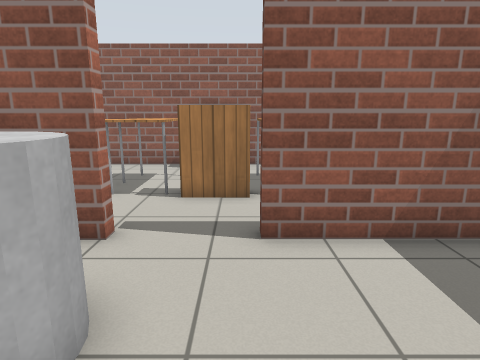
[1] (above)

15 first-person views from a walk through a robot-simulator world made for Gazebo. The camera is 1.1 m above the floor, tilts 12° down and sees 75° across. The floor is counted in squares, 0.5 m on a side. Each view is taken from the middle of a square. On the plan, view 1 faces up. The plan holds only what a view shows up to about 18 squares ahead; the rest is blank. Simple patterns stand in for the simulator's built-in surfaces.

[2]
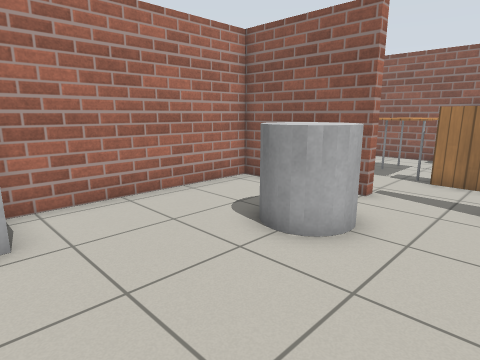

[3]
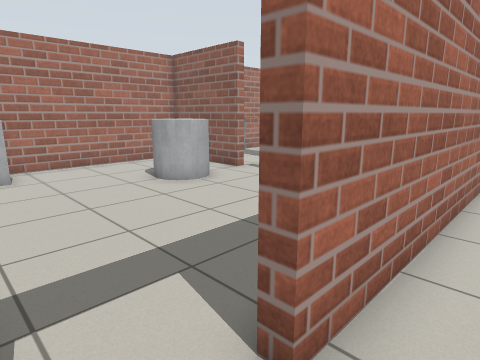

[4]
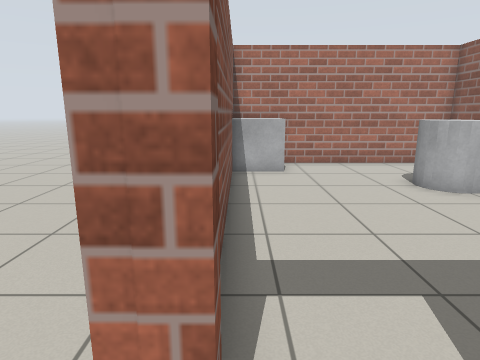

[5]
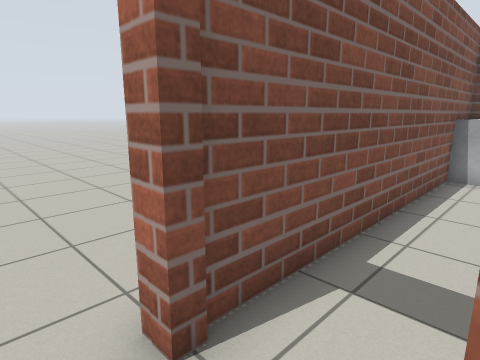

[6]
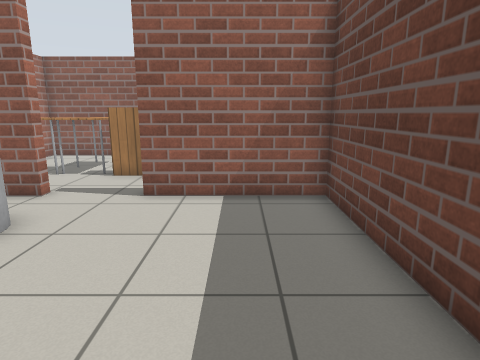

[7]
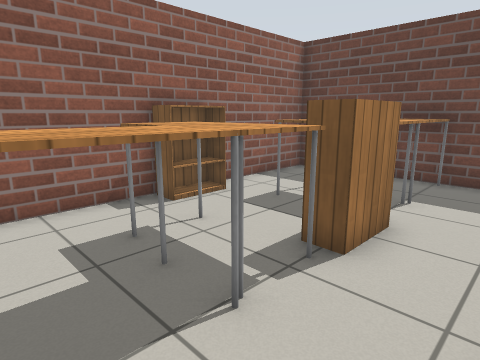

[8]
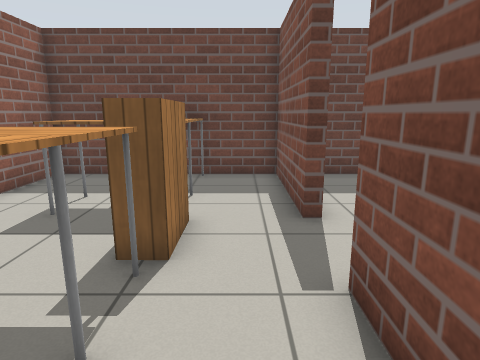

[9]
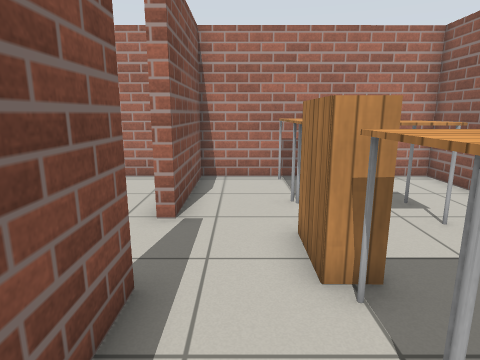

[10]
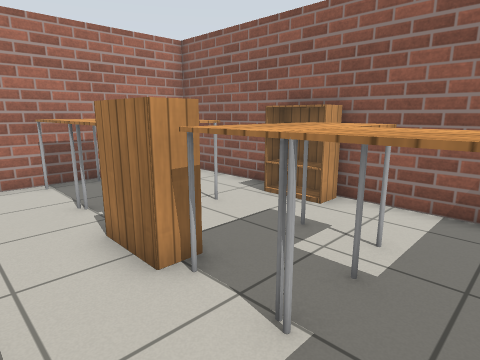

[11]
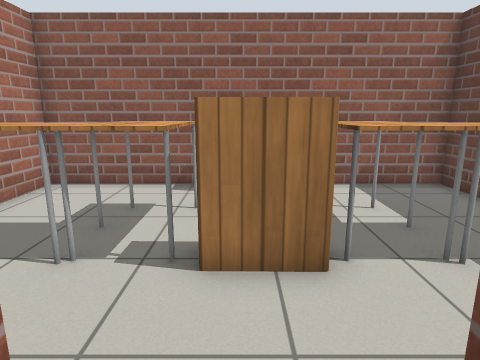

[12]
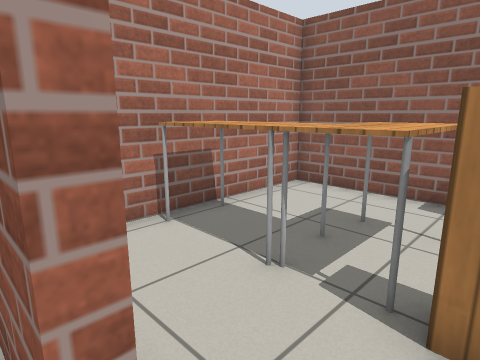

[13]
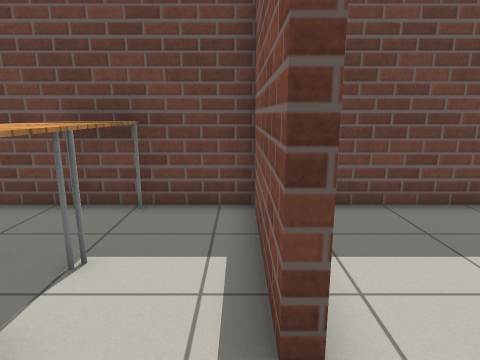

[14]
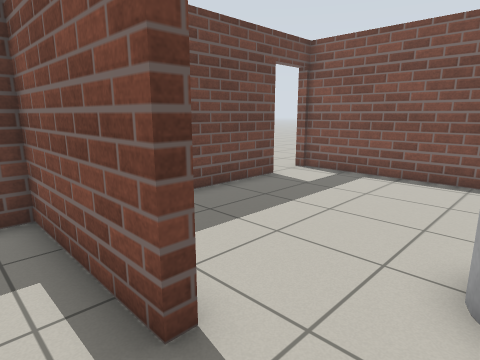

[15]
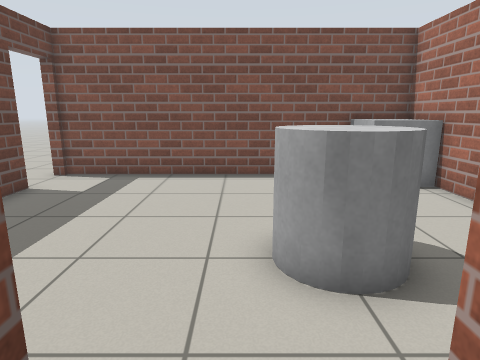

### Floor plan
Ten units are one square. View 1 is at (0, 0); x grows to the right and y downward. Boxes are objects, and circles mark ways between rooms. Rooms are numbered by the first view taken in them; rooms with no view inside come last. Other rooms are left out.
<svg viewBox="-75 -142 150 194">
<path fill="none" stroke="#000" d="M-24 -52 -70 -52 -70 43M-45 43 54 43M53 21 53 -52 4 -52M57 -64 57 21M57 41 57 47M4 -52 4 -56 53 -56 53 -75M53 -104 53 -137 -70 -137 -70 -56 -24 -56 -24 -52"/>
<rect x="-65" y="25" width="20" height="20" fill="#bbb"><title>grey box</title></rect>
<rect x="-35" y="-35" width="20" height="20" fill="#bbb"><title>grey cylinder</title></rect>
<rect x="-65" y="-105" width="30" height="20" fill="#bbb"><title>table</title></rect>
<rect x="-45" y="-115" width="30" height="30" fill="#bbb"><title>table</title></rect>
<rect x="-25" y="-95" width="30" height="20" fill="#bbb"><title>bookshelf</title></rect>
<rect x="-25" y="-135" width="30" height="10" fill="#bbb"><title>bookshelf</title></rect>
<rect x="5" y="-115" width="20" height="30" fill="#bbb"><title>table</title></rect>
<rect x="25" y="-105" width="30" height="30" fill="#bbb"><title>table</title></rect>
<circle cx="-10" cy="-50" r="3" fill="#2a7"/>
<text x="-10" y="0">1</text>
<text x="60" y="-60">2</text>
<text x="-10" y="-90">3</text>
</svg>
Room 1 opens to room 3.

Where each view was taken, in squares from view 1:
view 1: 0 up, 0 right, facing up
view 2: 3 down, 1 right, facing up-left
view 3: 4 down, 7 right, facing up-left
view 4: 4 down, 7 right, facing left
view 5: 2 down, 7 right, facing down-left
view 6: 3 down, 3 right, facing up
view 7: 6 up, 6 left, facing up-right
view 8: 7 up, 6 left, facing right
view 9: 7 up, 4 right, facing left
view 10: 6 up, 4 right, facing up-left
view 11: 4 up, 1 left, facing up
view 12: 5 up, 1 left, facing up-left
view 13: 6 up, 2 left, facing right
view 14: 7 up, 2 left, facing down-right
view 15: 7 up, 1 left, facing down
